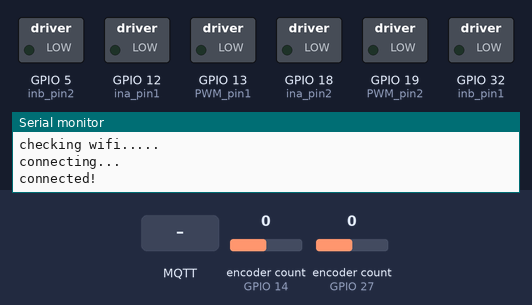
The sketch below on a simulated ESP32. On the bench: switched loads named in the sketch (green lamp = pin HIGH), the last lines printed to the serial monitor. Inputs (shaded band) come from the test bench; at power-on: encoder count (sensors on GPIO 14, GPIO 27) 0. WiFi joins after 1.5 s; servers stay silent unless stated; no MQTT or app messages arrive unless stated.

Above: at 3.2 s.
3.3 s: MQTT message "for" arrives on the first subscribed topic
At 4.4 s:
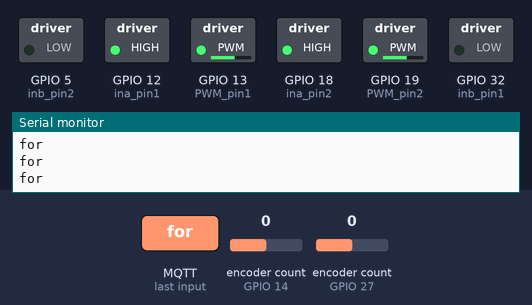
5.5 s: MQTT message "rig" arrives on the first subscribed topic
At 7.2 s:
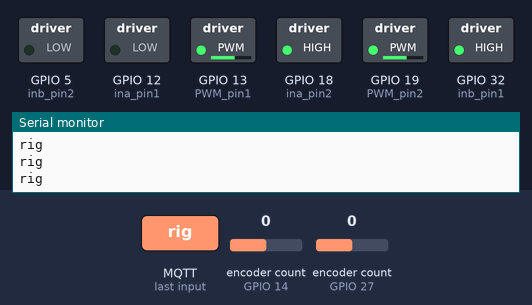
7.5 s: MQTT message "lef" arrives on the first subscribed topic
At 9.1 s:
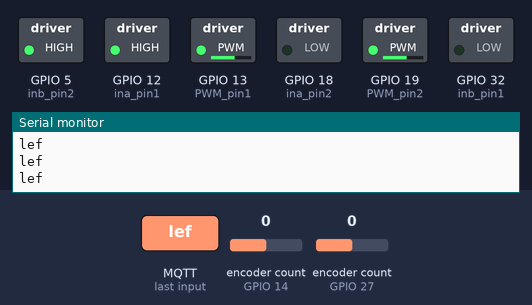
9.5 s: MQTT message "bac" arrives on the first subscribed topic
At 10.9 s:
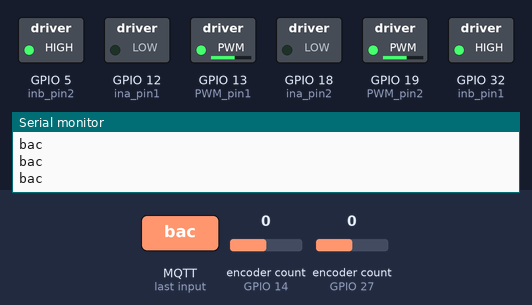
11.5 s: MQTT message "stop" arrives on the first subscribed topic
At 12.7 s:
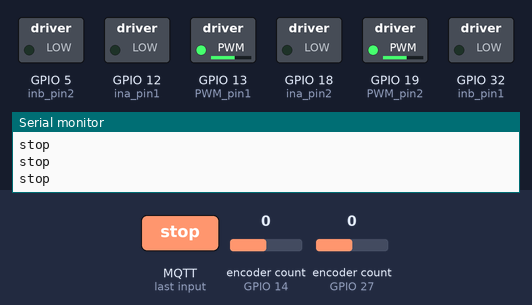
Timing chart, 0 to 14.5 s (numbered marks = the images above; inputs shaded):
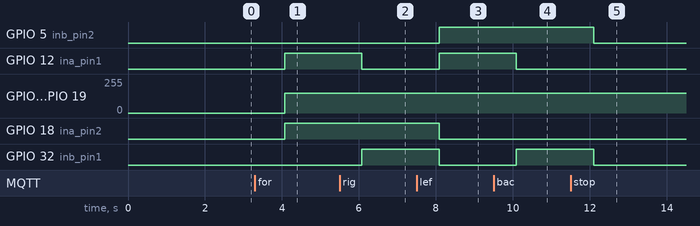

The sketch:

AGV4.ino
```cpp
#include <WiFi.h>
#include <MQTT.h>
#include <Ultrasonic.h>
#include <ESP32Encoder.h>

/// ควบคุมมอเตอร์
#define PWM_pin1 13
#define ina_pin1 12
#define inb_pin1 32//27
#define PWM_pin2 19
#define ina_pin2 18
#define inb_pin2 5

ESP32Encoder encoder1; // ตัวแปรสำหรับ Encoder แรก
ESP32Encoder encoder2; // ตัวแปรสำหรับ Encoder ที่สอง

const char ssid[] = "Bossai";
const char pass[] = "123456789";
const char mqtt_broker[]="test.mosquitto.org";
const char mqtt_topic[]="AGV_THE_PEAK";
const char mqtt_client_id[]="clientId-ZJThyVWvu"; // must change this string to a unique value
int MQTT_PORT=1883;
int counter=0;
WiFiClient net;
MQTTClient client;

unsigned long lastMillis = 0;
bool encoder1_reached_target = false;
bool encoder2_reached_target = false;

void connect() {
  Serial.print("checking wifi...");
  while (WiFi.status() != WL_CONNECTED) {
    Serial.print(".");
    delay(1000);
  }
  Serial.print("\nconnecting...");
  while (!client.connect(mqtt_client_id)) {
    Serial.print(".");
    delay(1000);
  }
  Serial.println("\nconnected!");

  client.subscribe(mqtt_topic);
  // client.unsubscribe("/hello");
}

String i ;

void messageReceived(String &topic, String &payload) {
  Serial.println("incoming: " + topic + " - " + payload);
  i = payload;
}

void setup() {
  Serial.begin(9600);
  WiFi.begin(ssid, pass);

  // Note: Local domain names (e.g. "Computer.local" on OSX) are not supported
  // by Arduino. You need to set the IP address directly.
  client.begin(mqtt_broker, MQTT_PORT, net);
  client.onMessage(messageReceived);

  pinMode(14, OUTPUT);
  pinMode(13, OUTPUT);

  pinMode(PWM_pin1, OUTPUT);
  pinMode(ina_pin1, OUTPUT);
  pinMode(inb_pin1, OUTPUT);

  pinMode(PWM_pin2, OUTPUT);
  pinMode(ina_pin2, OUTPUT);
  pinMode(inb_pin2, OUTPUT);

  ESP32Encoder::useInternalWeakPullResistors = puType::up;

  encoder1.attachHalfQuad(27, 26); // Attach Encoder 1 ที่ขา 27 และ 26
  encoder2.attachHalfQuad(14, 25); // Attach Encoder 2 ที่ขา 14 และ 25

  encoder1.clearCount(); // เริ่มต้นค่าตั้งต้นของ Encoder 1
  encoder2.clearCount(); // เริ่มต้นค่าตั้งต้นของ Encoder 2

  connect();
}

int target_count = 1500;

void loop() {
  client.loop();
  delay(10);  // <- fixes some issues with WiFi stability
  /*
  float distanceLeft = ultrasonicLeft.read(); // อ่านค่าระยะทางจากเซนเซอร์ Ultrasonic ซ้าย
  float distanceRight = ultrasonicRight.read(); // อ่านค่าระยะทางจากเซนเซอร์ Ultrasonic ขวา
  float distanceMid = ultrasonicMid.read(); // อ่านค่าระยะทางจากเซนเซอร์ Ultrasonic กลาง
*/
  if (!client.connected()) {
    connect();
  }
  if (millis() - lastMillis > 2000) {
    lastMillis = millis();
    client.publish(mqtt_topic, "Counter = " + String(counter++));
      if (i == "for") {
      // Code for moving forward
      Serial.println("for");digitalWrite(ina_pin1, HIGH);
      Serial.println("for");digitalWrite(inb_pin1, LOW);

      Serial.println("for");digitalWrite(ina_pin2, HIGH);
      Serial.println("for");digitalWrite(inb_pin2, LOW);
      if (encoder1.getCount() >= target_count && encoder1.getCount() >= target_count) {
        Serial.println("for");analogWrite(PWM_pin1, 150);
        Serial.println("for");analogWrite(PWM_pin2, 150);

        // Reset counters and status flags
        encoder1.clearCount();
        encoder2.clearCount();

      } else if (encoder1.getCount() >= target_count && encoder2.getCount() < target_count) {
         Serial.println("for");analogWrite(PWM_pin1, 100); // Reduce speed for motor 1
         Serial.println("for");analogWrite(PWM_pin2, 150); // Maximum speed for motor 2
      } else if (encoder1.getCount() < target_count && encoder2.getCount() >= target_count) {
         Serial.println("for");analogWrite(PWM_pin1, 150); // Maximum speed for motor 1
         Serial.println("for");analogWrite(PWM_pin2, 100); // Reduce speed for motor 2
      } else{
        Serial.println("for");analogWrite(PWM_pin1, 150);
        Serial.println("for");analogWrite(PWM_pin2, 150);
      }

     }else if (i == "rig") {
      // Code for turning right
      Serial.println("rig");analogWrite(PWM_pin1, 150);
      Serial.println("rig");digitalWrite(ina_pin1, LOW);
      Serial.println("rig");digitalWrite(inb_pin1, HIGH);

      Serial.println("rig");analogWrite(PWM_pin2, 150);
      Serial.println("rig");digitalWrite(ina_pin2, HIGH);
      Serial.println("rig");digitalWrite(inb_pin2, LOW);
     }else if (i == "lef") {
      // Code for turning left
      Serial.println("lef");analogWrite(PWM_pin2, 150);
      Serial.println("lef");digitalWrite(ina_pin2, LOW);
      Serial.println("lef");digitalWrite(inb_pin2, HIGH);

      Serial.println("lef");analogWrite(PWM_pin1, 150);
      Serial.println("lef");digitalWrite(ina_pin1, HIGH);
      Serial.println("lef");digitalWrite(inb_pin1, LOW);
     }else if (i == "bac") {
      // Code for moving backward
      Serial.println("bac");digitalWrite(ina_pin1, LOW);
      Serial.println("bac");digitalWrite(inb_pin1, HIGH);

      Serial.println("bac");digitalWrite(ina_pin2, LOW);
      Serial.println("bac");digitalWrite(inb_pin2, HIGH);
      if (encoder1.getCount() >= target_count && encoder1.getCount() >= target_count) {
        Serial.println("bac");analogWrite(PWM_pin1, 150);
        Serial.println("bac");analogWrite(PWM_pin2, 150);

        // Reset counters and status flags
        encoder1.clearCount();
        encoder2.clearCount();

      } else if (encoder1.getCount() >= target_count && encoder2.getCount() < target_count) {
        Serial.println("bac");analogWrite(PWM_pin1, 100); // Reduce speed for motor 1
        Serial.println("bac");analogWrite(PWM_pin2, 150); // Maximum speed for motor 2
      } else if (encoder1.getCount() < target_count && encoder2.getCount() >= target_count) {
        Serial.println("bac");analogWrite(PWM_pin1, 150); // Maximum speed for motor 1
        Serial.println("bac");analogWrite(PWM_pin2, 100); // Reduce speed for motor 2
      } else{
        Serial.println("bac");analogWrite(PWM_pin1, 150);
        Serial.println("bac");analogWrite(PWM_pin2, 150);
      }
     }else if(i == "stop"){
      Serial.println("stop");analogWrite(PWM_pin1, 150);
      Serial.println("stop");digitalWrite(ina_pin1, LOW);
      Serial.println("stop");digitalWrite(inb_pin1, LOW);

      Serial.println("stop");analogWrite(PWM_pin2, 150);
      Serial.println("stop");digitalWrite(ina_pin2, LOW);
      Serial.println("stop");digitalWrite(inb_pin2, LOW);
     }
     }else if(i == "k1"){
      Serial.println("k1");analogWrite(PWM_pin1, 150);
      Serial.println("k1");digitalWrite(ina_pin1, HIGH);
      Serial.println("k1");digitalWrite(inb_pin1, LOW);

      Serial.println("k1");analogWrite(PWM_pin2, 150);
      Serial.println("k1");digitalWrite(ina_pin2, HIGH);
      Serial.println("k1");digitalWrite(inb_pin2, LOW);
      if (encoder1.getCount() >= target_count && encoder1.getCount() >= target_count) {
        Serial.println("k1");analogWrite(PWM_pin1, 150);
        Serial.println("k1");analogWrite(PWM_pin2, 150);

        // Reset counters and status flags
        encoder1.clearCount();
        encoder2.clearCount();

      } else if (encoder1.getCount() >= target_count && encoder2.getCount() < target_count) {
         Serial.println("k1");analogWrite(PWM_pin1, 100); // Reduce speed for motor 1
         Serial.println("k1");analogWrite(PWM_pin2, 150); // Maximum speed for motor 2
      } else if (encoder1.getCount() < target_count && encoder2.getCount() >= target_count) {
         Serial.println("k1");analogWrite(PWM_pin1, 150); // Maximum speed for motor 1
         Serial.println("k1");analogWrite(PWM_pin2, 100); // Reduce speed for motor 2
      } else{
        Serial.println("k1");analogWrite(PWM_pin1, 150);
        Serial.println("k1");analogWrite(PWM_pin2, 150);
      }
      delay(10000);
      Serial.println("k1");analogWrite(PWM_pin2, 150);
      Serial.println("k1");digitalWrite(ina_pin2, LOW);
      Serial.println("k1");digitalWrite(inb_pin2, HIGH);

      Serial.println("k1");analogWrite(PWM_pin1, 150);
      Serial.println("k1");digitalWrite(ina_pin1, HIGH);
      Serial.println("k1");digitalWrite(inb_pin1, LOW);
      delay(1125);
      Serial.println("k1");analogWrite(PWM_pin1, 150);
      Serial.println("k1");digitalWrite(ina_pin1, LOW);
      Serial.println("k1");digitalWrite(inb_pin1, LOW);

      Serial.println("k1");analogWrite(PWM_pin2, 150);
      Serial.println("k1");digitalWrite(ina_pin2, LOW);
      Serial.println("k1");digitalWrite(inb_pin2, LOW);
     }
      else{}
}
```

Measured:
- after the input at 3.3 s, GPIO 12 (ina_pin1), GPIO 18 (ina_pin2): LOW → HIGH after 0.77 s; GPIO 13 (PWM_pin1), GPIO 19 (PWM_pin2): 0/255 → 150/255 after 0.77 s
- after the input at 5.5 s, GPIO 12 (ina_pin1): HIGH → LOW after 0.58 s; GPIO 32 (inb_pin1): LOW → HIGH after 0.58 s
- after the input at 7.5 s, GPIO 5 (inb_pin2), GPIO 12 (ina_pin1): LOW → HIGH after 0.59 s; GPIO 18 (ina_pin2), GPIO 32 (inb_pin1): HIGH → LOW after 0.59 s
- after the input at 9.5 s, GPIO 12 (ina_pin1): HIGH → LOW after 0.59 s; GPIO 32 (inb_pin1): LOW → HIGH after 0.59 s
- after the input at 11.5 s, GPIO 5 (inb_pin2), GPIO 32 (inb_pin1): HIGH → LOW after 0.60 s
